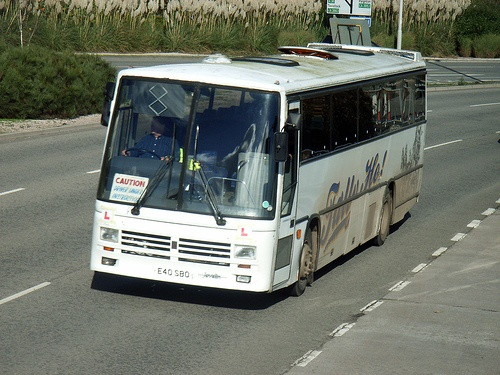
#> input picture 000456.jpg, 500 x 375 px, found by its file name
$ python Convolution_Prewitt_Roberts_Sobel.py
#> lines starting #> are read from the running program, lines starting #| are printed output that depends on the picture
#!/usr/bin/env python2
# -*- coding: utf-8 -*-
"""
Created on Sun Oct  8 06:23:52 2017

@author: julien
"""

# -*- coding: utf-8 -*-
"""
Created on Sat Oct 15 14:18:39 2016

@author: vmuser
"""
import numpy as np
import matplotlib.pyplot as plt
from scipy import signal
from scipy import linalg

I = plt.imread("/home/julien/Documents/Python_tests/Vision_filters/000456.jpg")[:,:,1]
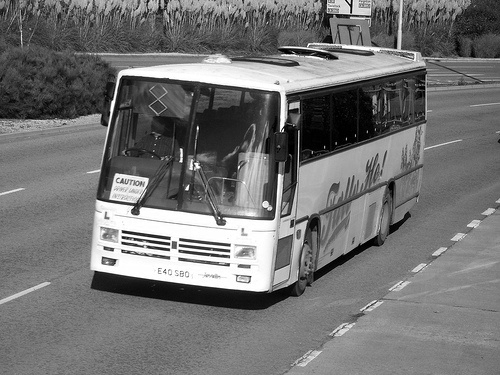
#> I: shape (375, 500); min 0, max 255, mean 115
#I = plt.imread("/home/vmuser/Downloads/classic_edge_detectors_1.0/lena.png")
#I = np.copy(RGB[:, :, 1])
#plt.imshow(I,cmap = plt.cm.gray)

R_row, R_col = I.shape
#> R_row = 375; R_col = 500

##########################

prewitt1 = np.array([[-0.333,-0.333,-0.333],[0,0,0],[0.333,0.333,0.333]])

prewitt2 = np.array([[-0.333,0,0.333],[-0.333,0,0.333],[-0.333,0,0.333]])

sobel1 = np.array([[-0.25,-0.5,-0.25],[0,0,0],[0.25,0.5,0.25]])

sobel2 = np.array([[-0.25,0,0.25],[-0.5,0,0.5],[-0.25,0,0.5]])

roberts1 = np.array([[-1,0],[0,1]])

roberts2 = np.array([[0,-1],[1,0]])

############################

#2D convolution with Roberts, Prewitt, Sobel

robertsG1 = signal.convolve2d(I, roberts1, mode='same', boundary='fill')
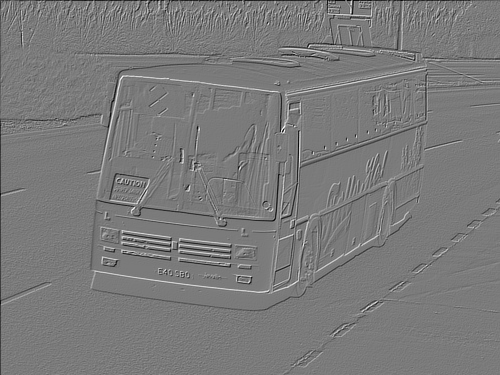
#> robertsG1: shape (375, 500) int64; min -236, max 253, mean -0.5; drawn with min black and max white

robertsG2 = signal.convolve2d(I, roberts2, mode='same', boundary='fill')

prewittG1 = signal.convolve2d(I, prewitt1, mode='same', boundary='fill')
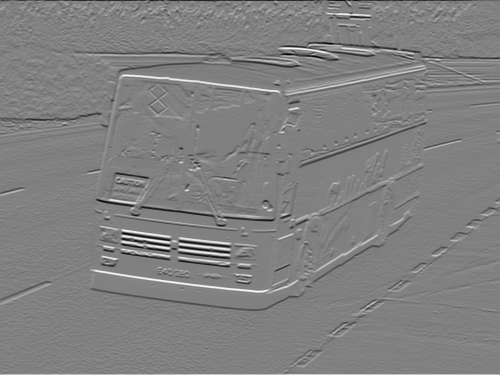
#> prewittG1: shape (375, 500) float64; min -249.4, max 243.8, mean 0; drawn with min black and max white

prewittG2 = signal.convolve2d(I, prewitt2, mode='same', boundary='fill')
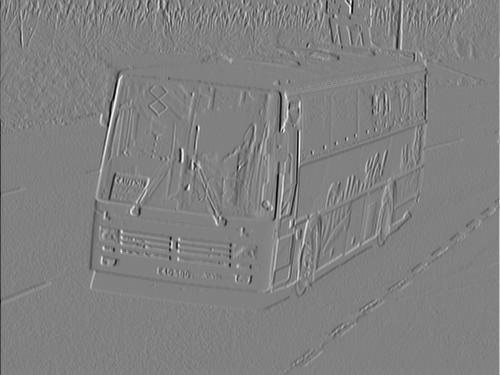
#> prewittG2: shape (375, 500) float64; min -242.1, max 237.1, mean 0; drawn with min black and max white

sobelG1 = signal.convolve2d(I, sobel1, mode='same', boundary='fill')

sobelG2 = signal.convolve2d(I, sobel2, mode='same', boundary='fill')

filters = [robertsG1,robertsG2,prewittG1,prewittG2,sobelG1,sobelG2]
filters_names = ['robertsG1','robertsG2','prewittG1','prewittG2','sobelG1','sobelG2']
############################
for i in range(0,6):
    plt.subplot(2,3,i+1)
    plt.imshow(filters[i],cmap='gray')
    plt.title(filters_names[i])
    plt.axis('off')
############################

prewittmaximum = np.sqrt(prewittG1**2 + prewittG2**2)
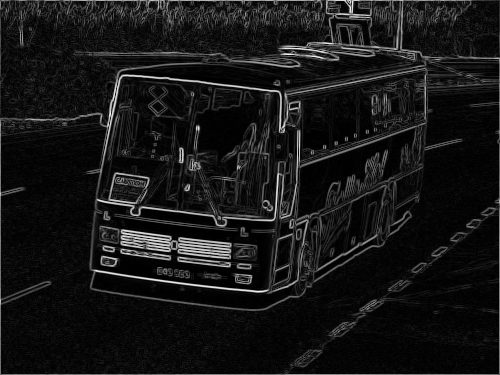
#> prewittmaximum: shape (375, 500) float64; min 0, max 250.2, mean 22.8

robertsmaximum = np.sqrt(robertsG1**2 + robertsG2**2)
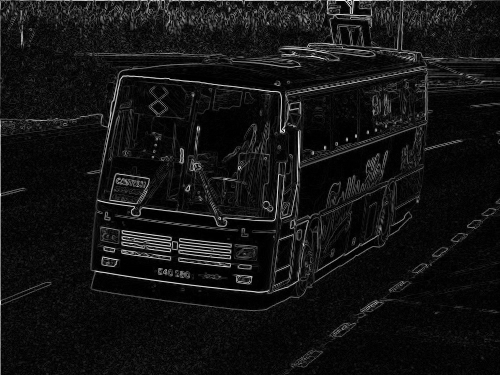
#> robertsmaximum: shape (375, 500) float64; min 0, max 323.1, mean 24.9; drawn with min black and max white

sobelmaximum = np.sqrt(sobelG1**2 + sobelG2**2)
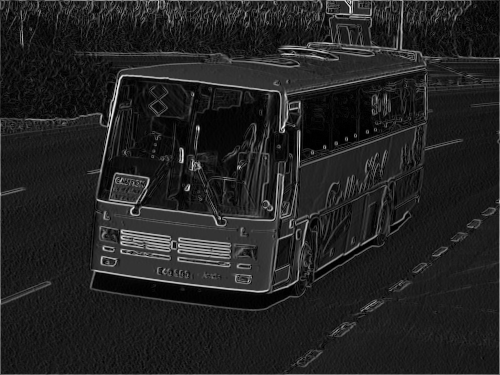
#> sobelmaximum: shape (375, 500) float64; min 0, max 308.9, mean 42; drawn with min black and max white

filters = [prewittmaximum,robertsmaximum,sobelmaximum]
filters_names = ['prewittmaximum','robertsmaximum','sobelmaximum']

############################
for i in range(0,3):
    plt.subplot(1,3,i+1)
    plt.imshow(filters[i],cmap='gray')
    plt.title(filters_names[i])
    plt.axis('off')
############################
